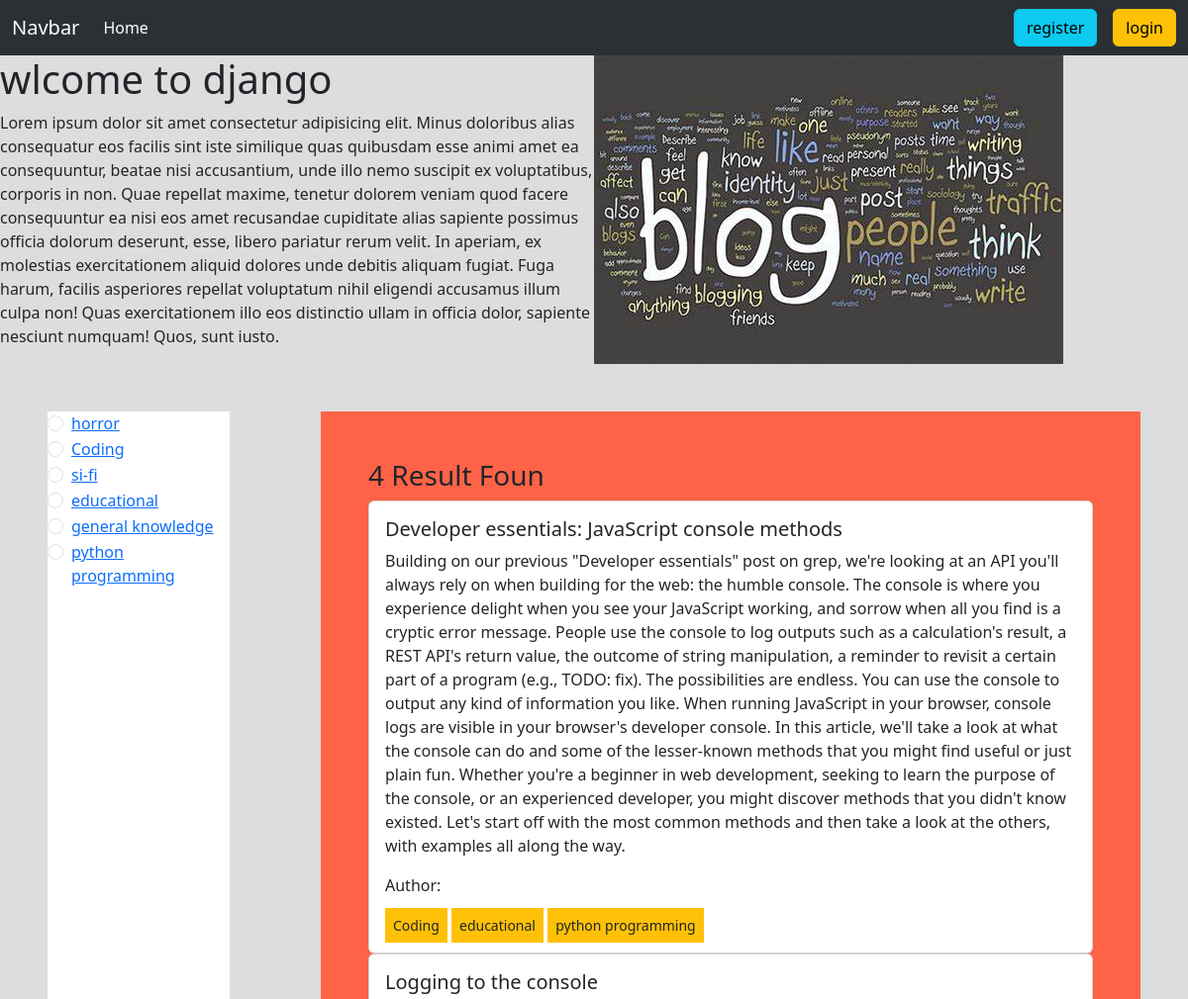
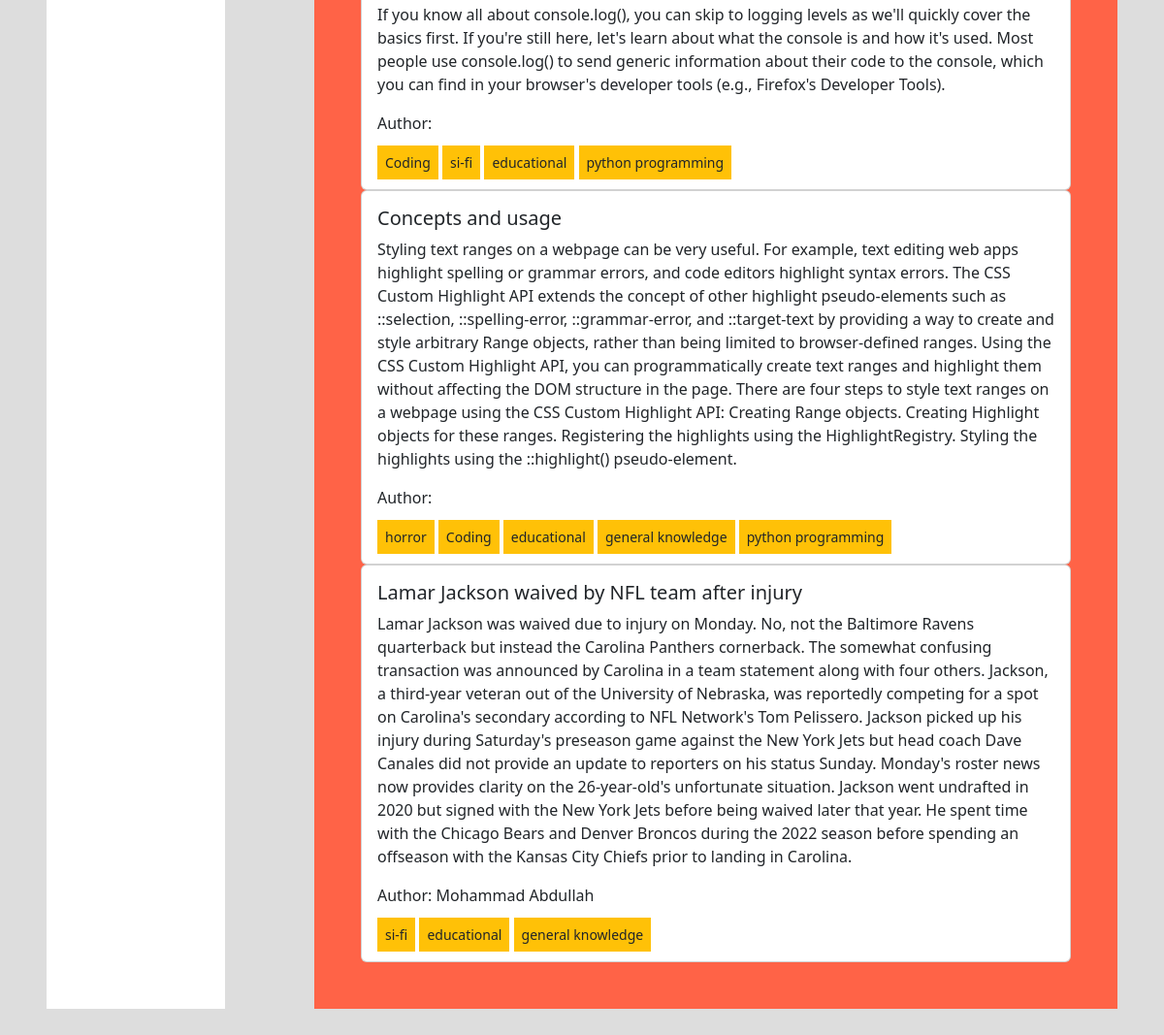
The page / on the database its author committed (2 pictures, top to bottom).
### categories/models.py (models this page shows, shortened)
class Category(models.Model):
    name = models.CharField(max_length=100)
    slug = models.SlugField(max_length=100,unique=True, null=True, blank=True)

### posts/models.py (models this page shows, shortened)
class Post(models.Model):
    title = models.CharField(max_length=100)
    content = models.TextField()
    category = models.ManyToManyField(Category)
    author = models.ForeignKey(User, on_delete=models.CASCADE)

### blog_project/views.py (the view)
# urls.py: 2. Add a URL to urlpatterns:  path('', views.home, name='home')
def home(request, category_slug = None):
    data = Post.objects.all()
    if category_slug is not None:
        category = Category.objects.get(slug = category_slug)
        data = Post.objects.filter(category=category)
    categories = Category.objects.all()
    return render(request, 'home.html', {'data': data, 'category': categories})

### templates/home.html
{% extends 'base.html' %} {% load static %} {% block content %}
<div class="d-flex flex-wrap">
  <div class="col-6">
    <h1>wlcome to django</h1>
    <p>Lorem ipsum dolor sit amet consectetur adipisicing elit. Minus doloribus alias consequatur eos facilis sint iste similique quas quibusdam esse animi amet ea consequuntur, beatae nisi accusantium, unde illo nemo suscipit ex voluptatibus, corporis in non. Quae repellat maxime, tenetur dolorem veniam quod facere consequuntur ea nisi eos amet recusandae cupiditate alias sapiente possimus officia dolorum deserunt, esse, libero pariatur rerum velit. In aperiam, ex molestias exercitationem aliquid dolores unde debitis aliquam fugiat. Fuga harum, facilis asperiores repellat voluptatum nihil eligendi accusamus illum culpa non! Quas exercitationem illo eos distinctio ullam in officia dolor, sapiente nesciunt numquam! Quos, sunt iusto.</p>
  </div>
  <div class="col-6">
    <img src="{% static 'OIP.jpeg' %}" alt="">
  </div>
</div>
<div style="" class="mt-5">
  <div class="d-flex flex-wrap m-5">
    <div class="col-2" style="background-color: #ffff;">
      {% for cat in category %}
      <div class="form-check">
        <input
          class="form-check-input"
          type="radio"
          name="category"
          id="{{cat.id}}"
        />
        <label class="form-check-label" for="{{cat.id}}">
          <a href="{% url 'category_post' cat.slug %}">{{cat.name}}</a>
        </label>
      </div>
      {% endfor %}
    </div>
    <div class="col-1"></div>
    <div class="col-9 p-5" style="background-color: tomato;">
      <h3>{{ data | length }} Result Foun</h3>
      <div class="row">
        <div class=" mb-3 mb-sm-0">
          {% for post in data %}
          <div class="card">
            <div class="card-body">
              <h5 class="card-title">{{post.title}}</h5>
              <p class="card-text">{{post.content}}</p>
              <p>
                Author: {{post.author.first_name}} {{post.author.last_name}}
              </p>
              {% for item in post.category.all %}
              <small class="bg-warning p-2">{{item.name}}</small>
              {% endfor %}
            </div>
          </div>
          {% endfor %}
        </div>
      </div>
    </div>
  </div>
</div>
{% endblock %}

### rows shown on the page
Category: name "horror"
Category: name "Coding"
Category: name "si-fi"
Category: name "educational"
Category: name "general knowledge"
Category: name "python programming"
Post: title "Developer essentials: JavaScript console methods", content "Building on our previous \"Developer essentials\" post on grep, we're looking at an API you'll always rely on when building for the web: the humble console. The console is where you experience delight when you see your JavaScript working, and sorrow when all you find is a cryptic error message. People use the console to log outputs such as a calculation's result, a REST API's return value, the outcome of string manipulation, a reminder to revisit a certain part of a program (e.g., TODO: fix). The possibilities are endless. You can use the console to output any kind of information you like. When running JavaScript in your browser, console logs are visible in your browser's developer console.…"
Post: title "Logging to the console", content "If you know all about console.log(), you can skip to logging levels as we'll quickly cover the basics first. If you're still here, let's learn about what the console is and how it's used. Most people use console.log() to send generic information about their code to the console, which you can find in your browser's developer tools (e.g., Firefox's Developer Tools)."
Post: title "Concepts and usage", content "Styling text ranges on a webpage can be very useful. For example, text editing web apps highlight spelling or grammar errors, and code editors highlight syntax errors. The CSS Custom Highlight API extends the concept of other highlight pseudo-elements such as ::selection, ::spelling-error, ::grammar-error, and ::target-text by providing a way to create and style arbitrary Range objects, rather than being limited to browser-defined ranges. Using the CSS Custom Highlight API, you can programmatically create text ranges and highlight them without affecting the DOM structure in the page. There are four steps to style text ranges on a webpage using the CSS Custom Highlight API: Creating Range…"
Post: title "Lamar Jackson waived by NFL team after injury", content "Lamar Jackson was waived due to injury on Monday. No, not the Baltimore Ravens quarterback but instead the Carolina Panthers cornerback. The somewhat confusing transaction was announced by Carolina in a team statement along with four others. Jackson, a third-year veteran out of the University of Nebraska, was reportedly competing for a spot on Carolina's secondary according to NFL Network's Tom Pelissero. Jackson picked up his injury during Saturday's preseason game against the New York Jets but head coach Dave Canales did not provide an update to reporters on his status Sunday. Monday's roster news now provides clarity on the 26-year-old's unfortunate situation. Jackson went undrafted in…", author.first_name "Mohammad", author.last_name "Abdullah"

### other values the page prints
{{ data | length }} "4"
